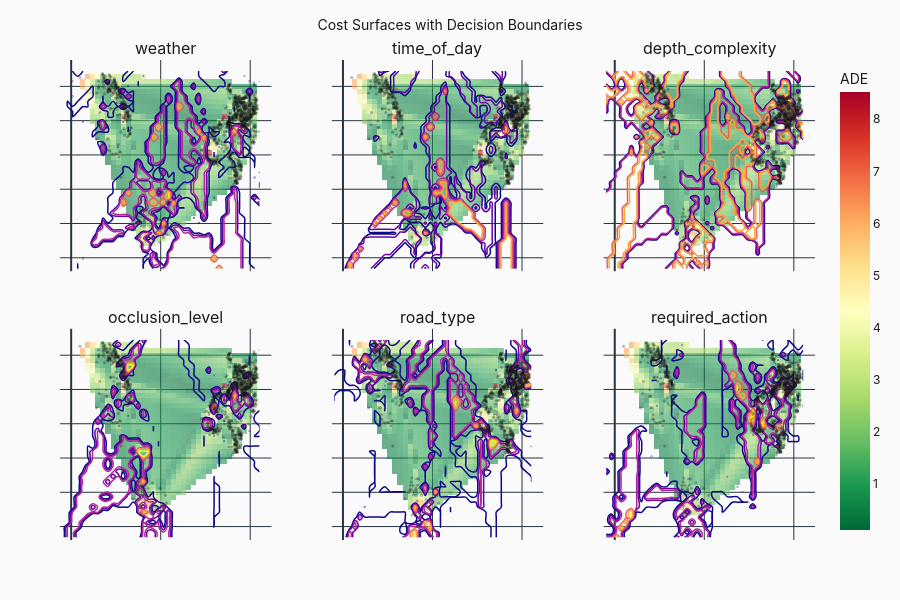

Write notebook code for a chart like this one.
### Markdown cell above
### 3.3 Cost Surfaces (6-panel Small Multiples)

### Code cell
def create_cost_surface_grid() -> go.Figure:
    """Create 2x3 grid showing decision boundaries with ADE cost surface."""
    fig = make_subplots(
        rows=2, cols=3,
        subplot_titles=CLASSIFICATION_KEYS,
        horizontal_spacing=0.08,
        vertical_spacing=0.12,
    )
    
    # Filter scenes with ADE
    df_ade = scenes[scenes["ade"].notna()].copy()
    
    # Grid for interpolation
    x_min, x_max = scenes["umap_x"].min(), scenes["umap_x"].max()
    y_min, y_max = scenes["umap_y"].min(), scenes["umap_y"].max()
    grid_res = 40
    xx, yy = np.meshgrid(
        np.linspace(x_min, x_max, grid_res),
        np.linspace(y_min, y_max, grid_res)
    )
    grid_points = np.c_[xx.ravel(), yy.ravel()]
    
    # Interpolate ADE for background
    from scipy.interpolate import griddata
    ade_interp = griddata(
        df_ade[["umap_x", "umap_y"]].values,
        df_ade["ade"].values,
        grid_points,
        method="linear"
    ).reshape(xx.shape)
    
    for i, key in enumerate(CLASSIFICATION_KEYS):
        row = i // 3 + 1
        col = i % 3 + 1
        
        # ADE heatmap background
        fig.add_trace(
            go.Heatmap(
                z=ade_interp,
                x=np.linspace(x_min, x_max, grid_res),
                y=np.linspace(y_min, y_max, grid_res),
                colorscale="RdYlGn_r",
                showscale=(i == 2),  # Only show scale for one
                colorbar=dict(title="ADE", x=1.02) if i == 2 else None,
                opacity=0.6,
                hoverinfo="skip",
            ),
            row=row, col=col
        )
        
        # Fit k-NN classifier for decision boundary
        label_encoder = {v: j for j, v in enumerate(scenes[key].unique())}
        labels_encoded = scenes[key].map(label_encoder).values
        
        clf = KNeighborsClassifier(n_neighbors=5)
        clf.fit(scenes[["umap_x", "umap_y"]].values, labels_encoded)
        
        # Predict on grid
        proba = clf.predict_proba(grid_points)
        # Entropy as boundary indicator
        entropy = -np.sum(proba * np.log(proba + 1e-10), axis=1)
        entropy = entropy.reshape(xx.shape)
        
        # Boundary contour
        fig.add_trace(
            go.Contour(
                z=entropy,
                x=np.linspace(x_min, x_max, grid_res),
                y=np.linspace(y_min, y_max, grid_res),
                contours=dict(
                    start=entropy.max() * 0.5,
                    end=entropy.max(),
                    size=entropy.max() * 0.1,
                    coloring="lines",
                ),
                line=dict(color="#1a1a1a", width=1.5),
                showscale=False,
                hoverinfo="skip",
            ),
            row=row, col=col
        )
        
        # Data points
        fig.add_trace(
            go.Scatter(
                x=df_ade["umap_x"], y=df_ade["umap_y"],
                mode="markers",
                marker=dict(size=3, color="#1a1a1a", opacity=0.3),
                hoverinfo="skip",
                showlegend=False,
            ),
            row=row, col=col
        )
    
    fig.update_layout(
        **plotly_layout("Cost Surfaces with Decision Boundaries", height=600),
    )
    fig.update_xaxes(showticklabels=False)
    fig.update_yaxes(showticklabels=False)
    
    return fig


fig_cost = create_cost_surface_grid()
fig_cost.show()

### Figure 1 — Plotly figure (JSON) as saved in the notebook; plotly's stock layout.template omitted (floating-point values rounded to 4 significant figures; data arrays with more than 128 entries replaced by an {"elided": "..."} marker saying what was removed)
{"data": [{"colorscale": [[0.0, "rgb(0,104,55)"], [0.1, "rgb(26,152,80)"], [0.2, "rgb(102,189,99)"], [0.3, "rgb(166,217,106)"], [0.4, "rgb(217,239,139)"], [0.5, "rgb(255,255,191)"], [0.6, "rgb(254,224,139)"], [0.7, "rgb(253,174,97)"], [0.8, "rgb(244,109,67)"], [0.9, "rgb(215,48,39)"], [1.0, "rgb(165,0,38)"]], "hoverinfo": "skip", "opacity": 0.6, "showscale": false, "x": [-0.4819, -0.1996, 0.08258, 0.3648, 0.647, 0.9292, 1.211, 1.494, 1.776, 2.058, 2.34, 2.623, 2.905, 3.187, 3.469, 3.751, 4.034, 4.316, 4.598, 4.88, 5.163, 5.445, 5.727, 6.009, 6.291, 6.574, 6.856, 7.138, 7.42, 7.703, 7.985, 8.267, 8.549, 8.831, 9.114, 9.396, 9.678, 9.96, 10.24, 10.52], "y": [2.682, 2.83, 2.978, 3.125, 3.273, 3.421, 3.569, 3.717, 3.864, 4.012, 4.16, 4.308, 4.456, 4.603, 4.751, 4.899, 5.047, 5.195, 5.342, 5.49, 5.638, 5.786, 5.934, 6.081, 6.229, 6.377, 6.525, 6.673, 6.82, 6.968, 7.116, 7.264, 7.412, 7.559, 7.707, 7.855, 8.003, 8.151, 8.298, 8.446], "z": {"elided": "40x40 float values"}, "type": "heatmap", "xaxis": "x", "yaxis": "y"}, {"contours": {"coloring": "lines", "end": 1.332, "size": 0.1332, "start": 0.6661}, "hoverinfo": "skip", "line": {"color": "#1a1a1a", "width": 1.5}, "showscale": false, "x": [-0.4819, -0.1996, 0.08258, 0.3648, 0.647, 0.9292, 1.211, 1.494, 1.776, 2.058, 2.34, 2.623, 2.905, 3.187, 3.469, 3.751, 4.034, 4.316, 4.598, 4.88, 5.163, 5.445, 5.727, 6.009, 6.291, 6.574, 6.856, 7.138, 7.42, 7.703, 7.985, 8.267, 8.549, 8.831, 9.114, 9.396, 9.678, 9.96, 10.24, 10.52], "y": [2.682, 2.83, 2.978, 3.125, 3.273, 3.421, 3.569, 3.717, 3.864, 4.012, 4.16, 4.308, 4.456, 4.603, 4.751, 4.899, 5.047, 5.195, 5.342, 5.49, 5.638, 5.786, 5.934, 6.081, 6.229, 6.377, 6.525, 6.673, 6.82, 6.968, 7.116, 7.264, 7.412, 7.559, 7.707, 7.855, 8.003, 8.151, 8.298, 8.446], "z": {"elided": "40x40 float values"}, "type": "contour", "xaxis": "x", "yaxis": "y"}, {"hoverinfo": "skip", "marker": {"color": "#1a1a1a", "opacity": 0.3, "size": 3}, "mode": "markers", "showlegend": false, "x": {"elided": "947 float values"}, "y": {"elided": "947 float values"}, "type": "scatter", "xaxis": "x", "yaxis": "y"}, {"colorscale": [[0.0, "rgb(0,104,55)"], [0.1, "rgb(26,152,80)"], [0.2, "rgb(102,189,99)"], [0.3, "rgb(166,217,106)"], [0.4, "rgb(217,239,139)"], [0.5, "rgb(255,255,191)"], [0.6, "rgb(254,224,139)"], [0.7, "rgb(253,174,97)"], [0.8, "rgb(244,109,67)"], [0.9, "rgb(215,48,39)"], [1.0, "rgb(165,0,38)"]], "hoverinfo": "skip", "opacity": 0.6, "showscale": false, "x": [-0.4819, -0.1996, 0.08258, 0.3648, 0.647, 0.9292, 1.211, 1.494, 1.776, 2.058, 2.34, 2.623, 2.905, 3.187, 3.469, 3.751, 4.034, 4.316, 4.598, 4.88, 5.163, 5.445, 5.727, 6.009, 6.291, 6.574, 6.856, 7.138, 7.42, 7.703, 7.985, 8.267, 8.549, 8.831, 9.114, 9.396, 9.678, 9.96, 10.24, 10.52], "y": [2.682, 2.83, 2.978, 3.125, 3.273, 3.421, 3.569, 3.717, 3.864, 4.012, 4.16, 4.308, 4.456, 4.603, 4.751, 4.899, 5.047, 5.195, 5.342, 5.49, 5.638, 5.786, 5.934, 6.081, 6.229, 6.377, 6.525, 6.673, 6.82, 6.968, 7.116, 7.264, 7.412, 7.559, 7.707, 7.855, 8.003, 8.151, 8.298, 8.446], "z": {"elided": "40x40 float values"}, "type": "heatmap", "xaxis": "x2", "yaxis": "y2"}, {"contours": {"coloring": "lines", "end": 1.055, "size": 0.1055, "start": 0.5275}, "hoverinfo": "skip", "line": {"color": "#1a1a1a", "width": 1.5}, "showscale": false, "x": [-0.4819, -0.1996, 0.08258, 0.3648, 0.647, 0.9292, 1.211, 1.494, 1.776, 2.058, 2.34, 2.623, 2.905, 3.187, 3.469, 3.751, 4.034, 4.316, 4.598, 4.88, 5.163, 5.445, 5.727, 6.009, 6.291, 6.574, 6.856, 7.138, 7.42, 7.703, 7.985, 8.267, 8.549, 8.831, 9.114, 9.396, 9.678, 9.96, 10.24, 10.52], "y": [2.682, 2.83, 2.978, 3.125, 3.273, 3.421, 3.569, 3.717, 3.864, 4.012, 4.16, 4.308, 4.456, 4.603, 4.751, 4.899, 5.047, 5.195, 5.342, 5.49, 5.638, 5.786, 5.934, 6.081, 6.229, 6.377, 6.525, 6.673, 6.82, 6.968, 7.116, 7.264, 7.412, 7.559, 7.707, 7.855, 8.003, 8.151, 8.298, 8.446], "z": {"elided": "40x40 float values"}, "type": "contour", "xaxis": "x2", "yaxis": "y2"}, {"hoverinfo": "skip", "marker": {"color": "#1a1a1a", "opacity": 0.3, "size": 3}, "mode": "markers", "showlegend": false, "x": {"elided": "947 float values"}, "y": {"elided": "947 float values"}, "type": "scatter", "xaxis": "x2", "yaxis": "y2"}, {"colorbar": {"title": {"text": "ADE"}, "x": 1.02}, "colorscale": [[0.0, "rgb(0,104,55)"], [0.1, "rgb(26,152,80)"], [0.2, "rgb(102,189,99)"], [0.3, "rgb(166,217,106)"], [0.4, "rgb(217,239,139)"], [0.5, "rgb(255,255,191)"], [0.6, "rgb(254,224,139)"], [0.7, "rgb(253,174,97)"], [0.8, "rgb(244,109,67)"], [0.9, "rgb(215,48,39)"], [1.0, "rgb(165,0,38)"]], "hoverinfo": "skip", "opacity": 0.6, "showscale": true, "x": [-0.4819, -0.1996, 0.08258, 0.3648, 0.647, 0.9292, 1.211, 1.494, 1.776, 2.058, 2.34, 2.623, 2.905, 3.187, 3.469, 3.751, 4.034, 4.316, 4.598, 4.88, 5.163, 5.445, 5.727, 6.009, 6.291, 6.574, 6.856, 7.138, 7.42, 7.703, 7.985, 8.267, 8.549, 8.831, 9.114, 9.396, 9.678, 9.96, 10.24, 10.52], "y": [2.682, 2.83, 2.978, 3.125, 3.273, 3.421, 3.569, 3.717, 3.864, 4.012, 4.16, 4.308, 4.456, 4.603, 4.751, 4.899, 5.047, 5.195, 5.342, 5.49, 5.638, 5.786, 5.934, 6.081, 6.229, 6.377, 6.525, 6.673, 6.82, 6.968, 7.116, 7.264, 7.412, 7.559, 7.707, 7.855, 8.003, 8.151, 8.298, 8.446], "z": {"elided": "40x40 float values"}, "type": "heatmap", "xaxis": "x3", "yaxis": "y3"}, {"contours": {"coloring": "lines", "end": 0.673, "size": 0.0673, "start": 0.3365}, "hoverinfo": "skip", "line": {"color": "#1a1a1a", "width": 1.5}, "showscale": false, "x": [-0.4819, -0.1996, 0.08258, 0.3648, 0.647, 0.9292, 1.211, 1.494, 1.776, 2.058, 2.34, 2.623, 2.905, 3.187, 3.469, 3.751, 4.034, 4.316, 4.598, 4.88, 5.163, 5.445, 5.727, 6.009, 6.291, 6.574, 6.856, 7.138, 7.42, 7.703, 7.985, 8.267, 8.549, 8.831, 9.114, 9.396, 9.678, 9.96, 10.24, 10.52], "y": [2.682, 2.83, 2.978, 3.125, 3.273, 3.421, 3.569, 3.717, 3.864, 4.012, 4.16, 4.308, 4.456, 4.603, 4.751, 4.899, 5.047, 5.195, 5.342, 5.49, 5.638, 5.786, 5.934, 6.081, 6.229, 6.377, 6.525, 6.673, 6.82, 6.968, 7.116, 7.264, 7.412, 7.559, 7.707, 7.855, 8.003, 8.151, 8.298, 8.446], "z": {"elided": "40x40 float values"}, "type": "contour", "xaxis": "x3", "yaxis": "y3"}, {"hoverinfo": "skip", "marker": {"color": "#1a1a1a", "opacity": 0.3, "size": 3}, "mode": "markers", "showlegend": false, "x": {"elided": "947 float values"}, "y": {"elided": "947 float values"}, "type": "scatter", "xaxis": "x3", "yaxis": "y3"}, {"colorscale": [[0.0, "rgb(0,104,55)"], [0.1, "rgb(26,152,80)"], [0.2, "rgb(102,189,99)"], [0.3, "rgb(166,217,106)"], [0.4, "rgb(217,239,139)"], [0.5, "rgb(255,255,191)"], [0.6, "rgb(254,224,139)"], [0.7, "rgb(253,174,97)"], [0.8, "rgb(244,109,67)"], [0.9, "rgb(215,48,39)"], [1.0, "rgb(165,0,38)"]], "hoverinfo": "skip", "opacity": 0.6, "showscale": false, "x": [-0.4819, -0.1996, 0.08258, 0.3648, 0.647, 0.9292, 1.211, 1.494, 1.776, 2.058, 2.34, 2.623, 2.905, 3.187, 3.469, 3.751, 4.034, 4.316, 4.598, 4.88, 5.163, 5.445, 5.727, 6.009, 6.291, 6.574, 6.856, 7.138, 7.42, 7.703, 7.985, 8.267, 8.549, 8.831, 9.114, 9.396, 9.678, 9.96, 10.24, 10.52], "y": [2.682, 2.83, 2.978, 3.125, 3.273, 3.421, 3.569, 3.717, 3.864, 4.012, 4.16, 4.308, 4.456, 4.603, 4.751, 4.899, 5.047, 5.195, 5.342, 5.49, 5.638, 5.786, 5.934, 6.081, 6.229, 6.377, 6.525, 6.673, 6.82, 6.968, 7.116, 7.264, 7.412, 7.559, 7.707, 7.855, 8.003, 8.151, 8.298, 8.446], "z": {"elided": "40x40 float values"}, "type": "heatmap", "xaxis": "x4", "yaxis": "y4"}, {"contours": {"coloring": "lines", "end": 1.332, "size": 0.1332, "start": 0.6661}, "hoverinfo": "skip", "line": {"color": "#1a1a1a", "width": 1.5}, "showscale": false, "x": [-0.4819, -0.1996, 0.08258, 0.3648, 0.647, 0.9292, 1.211, 1.494, 1.776, 2.058, 2.34, 2.623, 2.905, 3.187, 3.469, 3.751, 4.034, 4.316, 4.598, 4.88, 5.163, 5.445, 5.727, 6.009, 6.291, 6.574, 6.856, 7.138, 7.42, 7.703, 7.985, 8.267, 8.549, 8.831, 9.114, 9.396, 9.678, 9.96, 10.24, 10.52], "y": [2.682, 2.83, 2.978, 3.125, 3.273, 3.421, 3.569, 3.717, 3.864, 4.012, 4.16, 4.308, 4.456, 4.603, 4.751, 4.899, 5.047, 5.195, 5.342, 5.49, 5.638, 5.786, 5.934, 6.081, 6.229, 6.377, 6.525, 6.673, 6.82, 6.968, 7.116, 7.264, 7.412, 7.559, 7.707, 7.855, 8.003, 8.151, 8.298, 8.446], "z": {"elided": "40x40 float values"}, "type": "contour", "xaxis": "x4", "yaxis": "y4"}, {"hoverinfo": "skip", "marker": {"color": "#1a1a1a", "opacity": 0.3, "size": 3}, "mode": "markers", "showlegend": false, "x": {"elided": "947 float values"}, "y": {"elided": "947 float values"}, "type": "scatter", "xaxis": "x4", "yaxis": "y4"}, {"colorscale": [[0.0, "rgb(0,104,55)"], [0.1, "rgb(26,152,80)"], [0.2, "rgb(102,189,99)"], [0.3, "rgb(166,217,106)"], [0.4, "rgb(217,239,139)"], [0.5, "rgb(255,255,191)"], [0.6, "rgb(254,224,139)"], [0.7, "rgb(253,174,97)"], [0.8, "rgb(244,109,67)"], [0.9, "rgb(215,48,39)"], [1.0, "rgb(165,0,38)"]], "hoverinfo": "skip", "opacity": 0.6, "showscale": false, "x": [-0.4819, -0.1996, 0.08258, 0.3648, 0.647, 0.9292, 1.211, 1.494, 1.776, 2.058, 2.34, 2.623, 2.905, 3.187, 3.469, 3.751, 4.034, 4.316, 4.598, 4.88, 5.163, 5.445, 5.727, 6.009, 6.291, 6.574, 6.856, 7.138, 7.42, 7.703, 7.985, 8.267, 8.549, 8.831, 9.114, 9.396, 9.678, 9.96, 10.24, 10.52], "y": [2.682, 2.83, 2.978, 3.125, 3.273, 3.421, 3.569, 3.717, 3.864, 4.012, 4.16, 4.308, 4.456, 4.603, 4.751, 4.899, 5.047, 5.195, 5.342, 5.49, 5.638, 5.786, 5.934, 6.081, 6.229, 6.377, 6.525, 6.673, 6.82, 6.968, 7.116, 7.264, 7.412, 7.559, 7.707, 7.855, 8.003, 8.151, 8.298, 8.446], "z": {"elided": "40x40 float values"}, "type": "heatmap", "xaxis": "x5", "yaxis": "y5"}, {"contours": {"coloring": "lines", "end": 1.332, "size": 0.1332, "start": 0.6661}, "hoverinfo": "skip", "line": {"color": "#1a1a1a", "width": 1.5}, "showscale": false, "x": [-0.4819, -0.1996, 0.08258, 0.3648, 0.647, 0.9292, 1.211, 1.494, 1.776, 2.058, 2.34, 2.623, 2.905, 3.187, 3.469, 3.751, 4.034, 4.316, 4.598, 4.88, 5.163, 5.445, 5.727, 6.009, 6.291, 6.574, 6.856, 7.138, 7.42, 7.703, 7.985, 8.267, 8.549, 8.831, 9.114, 9.396, 9.678, 9.96, 10.24, 10.52], "y": [2.682, 2.83, 2.978, 3.125, 3.273, 3.421, 3.569, 3.717, 3.864, 4.012, 4.16, 4.308, 4.456, 4.603, 4.751, 4.899, 5.047, 5.195, 5.342, 5.49, 5.638, 5.786, 5.934, 6.081, 6.229, 6.377, 6.525, 6.673, 6.82, 6.968, 7.116, 7.264, 7.412, 7.559, 7.707, 7.855, 8.003, 8.151, 8.298, 8.446], "z": {"elided": "40x40 float values"}, "type": "contour", "xaxis": "x5", "yaxis": "y5"}, {"hoverinfo": "skip", "marker": {"color": "#1a1a1a", "opacity": 0.3, "size": 3}, "mode": "markers", "showlegend": false, "x": {"elided": "947 float values"}, "y": {"elided": "947 float values"}, "type": "scatter", "xaxis": "x5", "yaxis": "y5"}, {"colorscale": [[0.0, "rgb(0,104,55)"], [0.1, "rgb(26,152,80)"], [0.2, "rgb(102,189,99)"], [0.3, "rgb(166,217,106)"], [0.4, "rgb(217,239,139)"], [0.5, "rgb(255,255,191)"], [0.6, "rgb(254,224,139)"], [0.7, "rgb(253,174,97)"], [0.8, "rgb(244,109,67)"], [0.9, "rgb(215,48,39)"], [1.0, "rgb(165,0,38)"]], "hoverinfo": "skip", "opacity": 0.6, "showscale": false, "x": [-0.4819, -0.1996, 0.08258, 0.3648, 0.647, 0.9292, 1.211, 1.494, 1.776, 2.058, 2.34, 2.623, 2.905, 3.187, 3.469, 3.751, 4.034, 4.316, 4.598, 4.88, 5.163, 5.445, 5.727, 6.009, 6.291, 6.574, 6.856, 7.138, 7.42, 7.703, 7.985, 8.267, 8.549, 8.831, 9.114, 9.396, 9.678, 9.96, 10.24, 10.52], "y": [2.682, 2.83, 2.978, 3.125, 3.273, 3.421, 3.569, 3.717, 3.864, 4.012, 4.16, 4.308, 4.456, 4.603, 4.751, 4.899, 5.047, 5.195, 5.342, 5.49, 5.638, 5.786, 5.934, 6.081, 6.229, 6.377, 6.525, 6.673, 6.82, 6.968, 7.116, 7.264, 7.412, 7.559, 7.707, 7.855, 8.003, 8.151, 8.298, 8.446], "z": {"elided": "40x40 float values"}, "type": "heatmap", "xaxis": "x6", "yaxis": "y6"}, {"contours": {"coloring": "lines", "end": 1.332, "size": 0.1332, "start": 0.6661}, "hoverinfo": "skip", "line": {"color": "#1a1a1a", "width": 1.5}, "showscale": false, "x": [-0.4819, -0.1996, 0.08258, 0.3648, 0.647, 0.9292, 1.211, 1.494, 1.776, 2.058, 2.34, 2.623, 2.905, 3.187, 3.469, 3.751, 4.034, 4.316, 4.598, 4.88, 5.163, 5.445, 5.727, 6.009, 6.291, 6.574, 6.856, 7.138, 7.42, 7.703, 7.985, 8.267, 8.549, 8.831, 9.114, 9.396, 9.678, 9.96, 10.24, 10.52], "y": [2.682, 2.83, 2.978, 3.125, 3.273, 3.421, 3.569, 3.717, 3.864, 4.012, 4.16, 4.308, 4.456, 4.603, 4.751, 4.899, 5.047, 5.195, 5.342, 5.49, 5.638, 5.786, 5.934, 6.081, 6.229, 6.377, 6.525, 6.673, 6.82, 6.968, 7.116, 7.264, 7.412, 7.559, 7.707, 7.855, 8.003, 8.151, 8.298, 8.446], "z": {"elided": "40x40 float values"}, "type": "contour", "xaxis": "x6", "yaxis": "y6"}, {"hoverinfo": "skip", "marker": {"color": "#1a1a1a", "opacity": 0.3, "size": 3}, "mode": "markers", "showlegend": false, "x": {"elided": "947 float values"}, "y": {"elided": "947 float values"}, "type": "scatter", "xaxis": "x6", "yaxis": "y6"}], "layout": {"xaxis": {"anchor": "y", "domain": [0.0, 0.28], "showticklabels": false}, "yaxis": {"anchor": "x", "domain": [0.56, 1.0], "showticklabels": false}, "xaxis2": {"anchor": "y2", "domain": [0.36, 0.64], "showticklabels": false}, "yaxis2": {"anchor": "x2", "domain": [0.56, 1.0], "showticklabels": false}, "xaxis3": {"anchor": "y3", "domain": [0.72, 1.0], "showticklabels": false}, "yaxis3": {"anchor": "x3", "domain": [0.56, 1.0], "showticklabels": false}, "xaxis4": {"anchor": "y4", "domain": [0.0, 0.28], "showticklabels": false}, "yaxis4": {"anchor": "x4", "domain": [0.0, 0.44], "showticklabels": false}, "xaxis5": {"anchor": "y5", "domain": [0.36, 0.64], "showticklabels": false}, "yaxis5": {"anchor": "x5", "domain": [0.0, 0.44], "showticklabels": false}, "xaxis6": {"anchor": "y6", "domain": [0.72, 1.0], "showticklabels": false}, "yaxis6": {"anchor": "x6", "domain": [0.0, 0.44], "showticklabels": false}, "annotations": [{"font": {"size": 16}, "showarrow": false, "text": "weather", "x": 0.14, "xanchor": "center", "xref": "paper", "y": 1.0, "yanchor": "bottom", "yref": "paper"}, {"font": {"size": 16}, "showarrow": false, "text": "time_of_day", "x": 0.5, "xanchor": "center", "xref": "paper", "y": 1.0, "yanchor": "bottom", "yref": "paper"}, {"font": {"size": 16}, "showarrow": false, "text": "depth_complexity", "x": 0.86, "xanchor": "center", "xref": "paper", "y": 1.0, "yanchor": "bottom", "yref": "paper"}, {"font": {"size": 16}, "showarrow": false, "text": "occlusion_level", "x": 0.14, "xanchor": "center", "xref": "paper", "y": 0.44, "yanchor": "bottom", "yref": "paper"}, {"font": {"size": 16}, "showarrow": false, "text": "road_type", "x": 0.5, "xanchor": "center", "xref": "paper", "y": 0.44, "yanchor": "bottom", "yref": "paper"}, {"font": {"size": 16}, "showarrow": false, "text": "required_action", "x": 0.86, "xanchor": "center", "xref": "paper", "y": 0.44, "yanchor": "bottom", "yref": "paper"}], "title": {"font": {"size": 14, "color": "#1a1a1a"}, "text": "Cost Surfaces with Decision Boundaries", "x": 0.5}, "font": {"family": "Inter, system-ui, sans-serif", "color": "#1a1a1a"}, "margin": {"l": 60, "r": 40, "t": 60, "b": 60}, "paper_bgcolor": "#fafafa", "plot_bgcolor": "#fafafa", "height": 600}}
